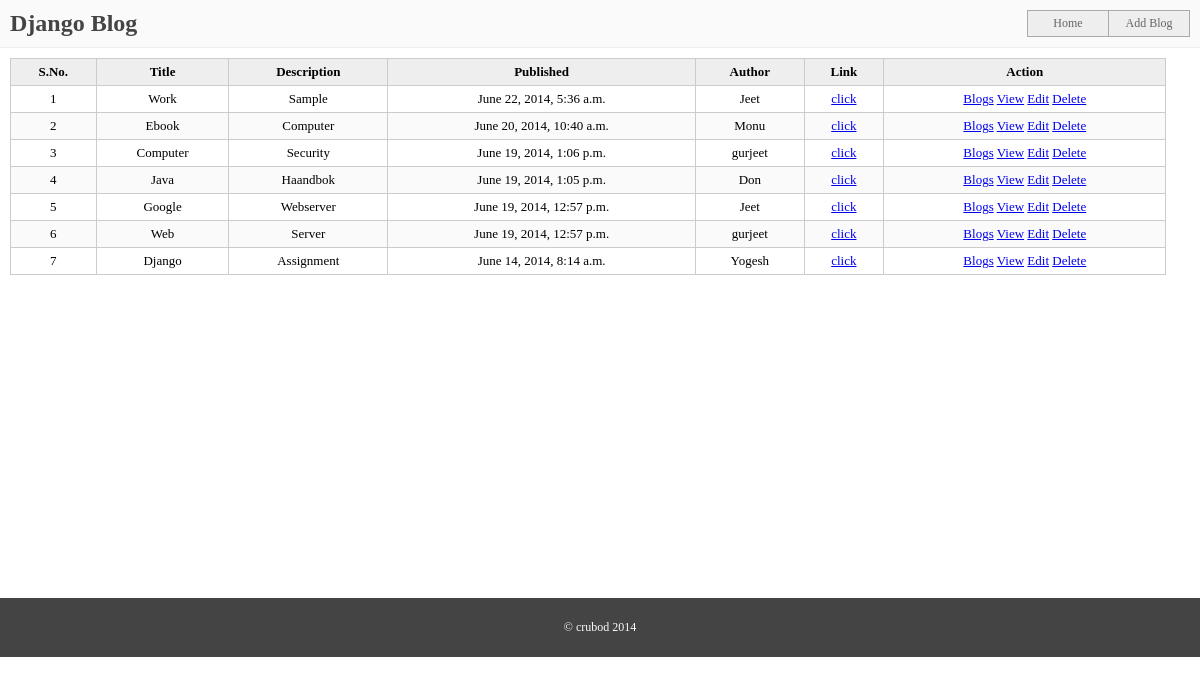
The page / on the database its author committed.
### blog/models.py (models this page shows, shortened)
class Post(models.Model):
	title = models.CharField(max_length = 140)
	description = models.CharField(max_length=140)
	content = models.TextField()
	slug  = models.BooleanField(default=True)
	published = models.DateTimeField(auto_now_add = True)
	created = models.ForeignKey(User, null=True)
	author = models.URLField(blank = True)
	link = models.URLField(blank=True)
	link_description = models.CharField(max_length = 140 , blank = True)
	class Meta:
		ordering = ['-created']

### blog/views.py (the view)
# urls.py: url(r'^$', views.home, name= 'home'),
def home(request):
    posts = Post.objects.all()
    return render(request, 'blog/home.html', {'posts': posts})

### blog/templates/blog/home.html (shortened to what this page needs)
{% extends 'blog/base.html' %}
{% block content %}
    <table class="blog-table">
        <thead>
            <tr>
                <th>S.No.</th>
                <th>Title</th>
                <th>Description</th>
                <th>Published</th>
                <th>Author</th>
                <th>Link</th>
                <th>Action</th>
            </tr>
        </thead>
        <tbody>
            {% if posts %}
            {% for post in posts %}
            <tr>
                <td>{{ forloop.counter }}</td>
                <td>{{ post.title }}</td>
                <td>{{ post.description }}</td>
                <td>{{ post.published }}</td>
                <td>{{ post.author }}</td>
                <td><a href="{{ post.link }}" target="_blank">click</a></td>
                <td>
                    <a href="{% url 'add-comment' post.id %}">Blogs</a>
                    <a href="{% url 'view-blog' post.id %}">View</a>
                    <a href="{% url 'edit-blog' post.id %}">Edit</a>
                    <a href="{% url 'confirm-blog' post.id %}">Delete</a>
                </td>
            </tr>
            {% endfor %}
            {% else %}
            <tr>
                <td colspan="7">
                    No Blog Exist.
                </td>
            </tr>
            {% endif %}
        </tbody>
    </table>
{% endblock %}

### blog/templates/blog/base.html (shortened to what this page needs)
<!DOCTYPE html>
<html lang="en">
	<head>
	</head>
	<body>
		<header>
			<label class="head-text">Django Blog</label>
			<nav>
				<a href="{%url 'home'%}">Home</a>
				<a href="{%url 'add-blog'%}">Add Blog</a>
			</nav>
		</header>
		<article>
			<div class="content"> {% block content %} {% endblock %}</div>
		</article>
		<footer>
			<p>&copy; crubod 2014</p>
		</footer>
	</body>
</html>

### blog/templates/blog/base.html (style rules this page uses)
body { margin: 0; padding: 0px; font-size: 12px; }
header { overflow: hidden; padding: 10px; display: block; background: #FAFAFA; border-bottom: 1px solid #EEE; }
header .head-text { float: left; font-size: 24px; font-weight: bold; color: #444; }
nav { overflow: hidden; float: right; padding-left: 1px; }
nav a { display: inline-block; margin-left: -1px; padding: 5px; background: #EEE; color: #666; border: 1px solid #AAA; text-decoration: none; min-width: 70px; text-align: center; float: left; }
table.blog-table { border-collapse: collapse; border-spacing:0px; width: 98%; font-size: 13px; }
table.blog-table th { background: #EEE; padding: 5px; border: 1px solid #CCC; }
table.blog-table td { text-align: center; padding: 5px; border: 1px solid #CCC; }
table.blog-table tr:nth-child(even) td { background: #FAFAFA; }
article { display: block; min-height: 550px; }
footer { display: block; background: #444; color: #FAFAFA; padding: 10px; }
footer p { text-align: center; }
.content { padding: 10px; }

### rows shown on the page
Post: title "Work", description "Sample", published "June 22, 2014, 5:36 a.m.", author "Jeet"
Post: title "Ebook", description "Computer", published "June 20, 2014, 10:40 a.m.", author "Monu"
Post: title "Computer", description "Security", published "June 19, 2014, 1:06 p.m.", author "gurjeet"
Post: title "Java", description "Haandbok", published "June 19, 2014, 1:05 p.m.", author "Don"
Post: title "Google", description "Webserver", published "June 19, 2014, 12:57 p.m.", author "Jeet"
Post: title "Web", description "Server", published "June 19, 2014, 12:57 p.m.", author "gurjeet"
Post: title "Django", description "Assignment", published "June 14, 2014, 8:14 a.m.", author "Yogesh"
